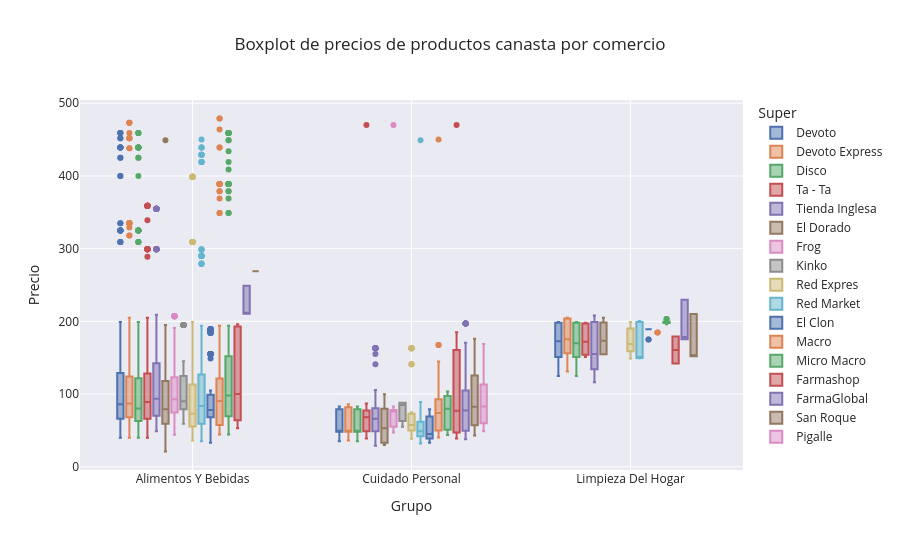

Notebook code for this chart:
### Code cell
fig = px.box(
    df[df['canasta_producto'] == 1].reset_index(),
    x="Grupo",
    y="Precio",
    color="Super",
    title="Boxplot de precios de productos canasta por comercio",
    template="seaborn",
    height=550
)
fig.show()

### Figure 1 — Plotly figure (JSON) as saved in the notebook; plotly's stock layout.template omitted (floating-point values rounded to 4 significant figures; data arrays with more than 128 entries replaced by an {"elided": "..."} marker saying what was removed)
{"data": [{"alignmentgroup": "True", "hovertemplate": "Super=Devoto<br>Grupo=%{x}<br>Precio=%{y}<extra></extra>", "legendgroup": "Devoto", "marker": {"color": "rgb(76,114,176)"}, "name": "Devoto", "notched": false, "offsetgroup": "Devoto", "orientation": "v", "showlegend": true, "x": {"elided": "439 str values"}, "x0": " ", "xaxis": "x", "y": {"elided": "439 float values"}, "y0": " ", "yaxis": "y", "type": "box"}, {"alignmentgroup": "True", "hovertemplate": "Super=Devoto Express<br>Grupo=%{x}<br>Precio=%{y}<extra></extra>", "legendgroup": "Devoto Express", "marker": {"color": "rgb(221,132,82)"}, "name": "Devoto Express", "notched": false, "offsetgroup": "Devoto Express", "orientation": "v", "showlegend": true, "x": {"elided": "363 str values"}, "x0": " ", "xaxis": "x", "y": {"elided": "363 float values"}, "y0": " ", "yaxis": "y", "type": "box"}, {"alignmentgroup": "True", "hovertemplate": "Super=Disco<br>Grupo=%{x}<br>Precio=%{y}<extra></extra>", "legendgroup": "Disco", "marker": {"color": "rgb(85,168,104)"}, "name": "Disco", "notched": false, "offsetgroup": "Disco", "orientation": "v", "showlegend": true, "x": {"elided": "462 str values"}, "x0": " ", "xaxis": "x", "y": {"elided": "462 float values"}, "y0": " ", "yaxis": "y", "type": "box"}, {"alignmentgroup": "True", "hovertemplate": "Super=Ta - Ta<br>Grupo=%{x}<br>Precio=%{y}<extra></extra>", "legendgroup": "Ta - Ta", "marker": {"color": "rgb(196,78,82)"}, "name": "Ta - Ta", "notched": false, "offsetgroup": "Ta - Ta", "orientation": "v", "showlegend": true, "x": {"elided": "462 str values"}, "x0": " ", "xaxis": "x", "y": {"elided": "462 float values"}, "y0": " ", "yaxis": "y", "type": "box"}, {"alignmentgroup": "True", "hovertemplate": "Super=Tienda Inglesa<br>Grupo=%{x}<br>Precio=%{y}<extra></extra>", "legendgroup": "Tienda Inglesa", "marker": {"color": "rgb(129,114,179)"}, "name": "Tienda Inglesa", "notched": false, "offsetgroup": "Tienda Inglesa", "orientation": "v", "showlegend": true, "x": {"elided": "496 str values"}, "x0": " ", "xaxis": "x", "y": {"elided": "496 float values"}, "y0": " ", "yaxis": "y", "type": "box"}, {"alignmentgroup": "True", "hovertemplate": "Super=El Dorado<br>Grupo=%{x}<br>Precio=%{y}<extra></extra>", "legendgroup": "El Dorado", "marker": {"color": "rgb(147,120,96)"}, "name": "El Dorado", "notched": false, "offsetgroup": "El Dorado", "orientation": "v", "showlegend": true, "x": {"elided": "447 str values"}, "x0": " ", "xaxis": "x", "y": {"elided": "447 float values"}, "y0": " ", "yaxis": "y", "type": "box"}, {"alignmentgroup": "True", "hovertemplate": "Super=Frog<br>Grupo=%{x}<br>Precio=%{y}<extra></extra>", "legendgroup": "Frog", "marker": {"color": "rgb(218,139,195)"}, "name": "Frog", "notched": false, "offsetgroup": "Frog", "orientation": "v", "showlegend": true, "x": {"elided": "222 str values"}, "x0": " ", "xaxis": "x", "y": {"elided": "222 float values"}, "y0": " ", "yaxis": "y", "type": "box"}, {"alignmentgroup": "True", "hovertemplate": "Super=Kinko<br>Grupo=%{x}<br>Precio=%{y}<extra></extra>", "legendgroup": "Kinko", "marker": {"color": "rgb(140,140,140)"}, "name": "Kinko", "notched": false, "offsetgroup": "Kinko", "orientation": "v", "showlegend": true, "x": {"elided": "156 str values"}, "x0": " ", "xaxis": "x", "y": {"elided": "156 float values"}, "y0": " ", "yaxis": "y", "type": "box"}, {"alignmentgroup": "True", "hovertemplate": "Super=Red Expres<br>Grupo=%{x}<br>Precio=%{y}<extra></extra>", "legendgroup": "Red Expres", "marker": {"color": "rgb(204,185,116)"}, "name": "Red Expres", "notched": false, "offsetgroup": "Red Expres", "orientation": "v", "showlegend": true, "x": {"elided": "516 str values"}, "x0": " ", "xaxis": "x", "y": {"elided": "516 float values"}, "y0": " ", "yaxis": "y", "type": "box"}, {"alignmentgroup": "True", "hovertemplate": "Super=Red Market<br>Grupo=%{x}<br>Precio=%{y}<extra></extra>", "legendgroup": "Red Market", "marker": {"color": "rgb(100,181,205)"}, "name": "Red Market", "notched": false, "offsetgroup": "Red Market", "orientation": "v", "showlegend": true, "x": {"elided": "467 str values"}, "x0": " ", "xaxis": "x", "y": {"elided": "467 float values"}, "y0": " ", "yaxis": "y", "type": "box"}, {"alignmentgroup": "True", "hovertemplate": "Super=El Clon<br>Grupo=%{x}<br>Precio=%{y}<extra></extra>", "legendgroup": "El Clon", "marker": {"color": "rgb(76,114,176)"}, "name": "El Clon", "notched": false, "offsetgroup": "El Clon", "orientation": "v", "showlegend": true, "x": {"elided": "233 str values"}, "x0": " ", "xaxis": "x", "y": {"elided": "233 float values"}, "y0": " ", "yaxis": "y", "type": "box"}, {"alignmentgroup": "True", "hovertemplate": "Super=Macro<br>Grupo=%{x}<br>Precio=%{y}<extra></extra>", "legendgroup": "Macro", "marker": {"color": "rgb(221,132,82)"}, "name": "Macro", "notched": false, "offsetgroup": "Macro", "orientation": "v", "showlegend": true, "x": {"elided": "352 str values"}, "x0": " ", "xaxis": "x", "y": {"elided": "352 float values"}, "y0": " ", "yaxis": "y", "type": "box"}, {"alignmentgroup": "True", "hovertemplate": "Super=Micro Macro<br>Grupo=%{x}<br>Precio=%{y}<extra></extra>", "legendgroup": "Micro Macro", "marker": {"color": "rgb(85,168,104)"}, "name": "Micro Macro", "notched": false, "offsetgroup": "Micro Macro", "orientation": "v", "showlegend": true, "x": {"elided": "330 str values"}, "x0": " ", "xaxis": "x", "y": {"elided": "330 float values"}, "y0": " ", "yaxis": "y", "type": "box"}, {"alignmentgroup": "True", "hovertemplate": "Super=Farmashop<br>Grupo=%{x}<br>Precio=%{y}<extra></extra>", "legendgroup": "Farmashop", "marker": {"color": "rgb(196,78,82)"}, "name": "Farmashop", "notched": false, "offsetgroup": "Farmashop", "orientation": "v", "showlegend": true, "x": {"elided": "139 str values"}, "x0": " ", "xaxis": "x", "y": {"elided": "139 float values"}, "y0": " ", "yaxis": "y", "type": "box"}, {"alignmentgroup": "True", "hovertemplate": "Super=FarmaGlobal<br>Grupo=%{x}<br>Precio=%{y}<extra></extra>", "legendgroup": "FarmaGlobal", "marker": {"color": "rgb(129,114,179)"}, "name": "FarmaGlobal", "notched": false, "offsetgroup": "FarmaGlobal", "orientation": "v", "showlegend": true, "x": ["Alimentos Y Bebidas", "Alimentos Y Bebidas", "Cuidado Personal", "Cuidado Personal", "Cuidado Personal", "Cuidado Personal", "Cuidado Personal", "Cuidado Personal", "Limpieza Del Hogar", "Limpieza Del Hogar", "Limpieza Del Hogar", "Alimentos Y Bebidas", "Alimentos Y Bebidas", "Cuidado Personal", "Cuidado Personal", "Cuidado Personal", "Cuidado Personal", "Cuidado Personal", "Cuidado Personal", "Limpieza Del Hogar", "Limpieza Del Hogar", "Limpieza Del Hogar", "Alimentos Y Bebidas", "Alimentos Y Bebidas", "Cuidado Personal", "Cuidado Personal", "Cuidado Personal", "Cuidado Personal", "Cuidado Personal", "Cuidado Personal", "Limpieza Del Hogar", "Limpieza Del Hogar", "Limpieza Del Hogar", "Alimentos Y Bebidas", "Alimentos Y Bebidas", "Cuidado Personal", "Cuidado Personal", "Cuidado Personal", "Cuidado Personal", "Cuidado Personal", "Cuidado Personal", "Limpieza Del Hogar", "Limpieza Del Hogar", "Limpieza Del Hogar", "Alimentos Y Bebidas", "Alimentos Y Bebidas", "Cuidado Personal", "Cuidado Personal", "Cuidado Personal", "Cuidado Personal", "Cuidado Personal", "Cuidado Personal", "Limpieza Del Hogar", "Limpieza Del Hogar", "Limpieza Del Hogar", "Alimentos Y Bebidas", "Cuidado Personal", "Cuidado Personal", "Cuidado Personal", "Cuidado Personal", "Limpieza Del Hogar", "Limpieza Del Hogar", "Limpieza Del Hogar", "Alimentos Y Bebidas", "Alimentos Y Bebidas", "Cuidado Personal", "Cuidado Personal", "Cuidado Personal", "Cuidado Personal", "Cuidado Personal", "Cuidado Personal", "Limpieza Del Hogar", "Limpieza Del Hogar", "Limpieza Del Hogar", "Alimentos Y Bebidas", "Alimentos Y Bebidas", "Cuidado Personal", "Cuidado Personal", "Cuidado Personal", "Cuidado Personal", "Cuidado Personal", "Cuidado Personal", "Limpieza Del Hogar", "Limpieza Del Hogar", "Limpieza Del Hogar", "Alimentos Y Bebidas", "Alimentos Y Bebidas", "Cuidado Personal", "Cuidado Personal", "Cuidado Personal", "Cuidado Personal", "Cuidado Personal", "Cuidado Personal", "Limpieza Del Hogar", "Limpieza Del Hogar", "Limpieza Del Hogar", "Alimentos Y Bebidas", "Alimentos Y Bebidas", "Cuidado Personal", "Cuidado Personal", "Cuidado Personal", "Cuidado Personal", "Cuidado Personal", "Cuidado Personal", "Limpieza Del Hogar", "Limpieza Del Hogar", "Limpieza Del Hogar", "Alimentos Y Bebidas", "Alimentos Y Bebidas", "Cuidado Personal", "Cuidado Personal", "Cuidado Personal", "Cuidado Personal", "Cuidado Personal", "Cuidado Personal", "Limpieza Del Hogar", "Limpieza Del Hogar", "Limpieza Del Hogar", "Alimentos Y Bebidas", "Alimentos Y Bebidas", "Cuidado Personal", "Cuidado Personal", "Cuidado Personal", "Cuidado Personal", "Cuidado Personal", "Cuidado Personal", "Limpieza Del Hogar", "Limpieza Del Hogar"], "x0": " ", "xaxis": "x", "y": [249.1, 210.4, 105.0, 77.19, 77.92, 170.5, 37.81, 68.0, 178.5, 229.6, 175.5, 249.1, 210.4, 105.0, 49.39, 78.8, 197.1, 37.81, 68.0, 178.5, 229.6, 175.5, 249.1, 210.4, 118.0, 49.39, 78.8, 197.1, 37.81, 68.0, 178.5, 229.6, 175.5, 249.1, 210.4, 99.0, 77.19, 77.92, 170.5, 37.81, 68.0, 178.5, 229.6, 175.5, 249.1, 210.4, 105.0, 77.19, 77.92, 170.5, 37.81, 68.0, 178.5, 229.6, 175.5, 210.4, 49.4, 77.9, 197.1, 37.8, 178.5, 229.6, 175.5, 249.1, 210.4, 105.0, 49.4, 77.9, 197.1, 37.8, 68.0, 178.5, 229.6, 175.5, 249.1, 210.4, 105.0, 77.19, 77.92, 170.5, 37.81, 68.0, 178.5, 229.6, 175.5, 249.1, 210.4, 105.0, 49.39, 77.92, 197.1, 37.81, 68.0, 178.5, 229.6, 175.5, 249.1, 210.4, 118.0, 49.39, 78.8, 197.1, 37.81, 68.0, 178.5, 229.6, 175.5, 249.1, 210.4, 118.0, 49.39, 78.8, 197.1, 37.81, 68.0, 178.5, 229.6, 175.5, 249.1, 210.4, 105.0, 49.39, 78.8, 197.1, 37.81, 68.0, 229.6, 175.5], "y0": " ", "yaxis": "y", "type": "box"}, {"alignmentgroup": "True", "hovertemplate": "Super=San Roque<br>Grupo=%{x}<br>Precio=%{y}<extra></extra>", "legendgroup": "San Roque", "marker": {"color": "rgb(147,120,96)"}, "name": "San Roque", "notched": false, "offsetgroup": "San Roque", "orientation": "v", "showlegend": true, "x": ["Alimentos Y Bebidas", "Cuidado Personal", "Cuidado Personal", "Cuidado Personal", "Cuidado Personal", "Limpieza Del Hogar", "Alimentos Y Bebidas", "Cuidado Personal", "Cuidado Personal", "Cuidado Personal", "Cuidado Personal", "Alimentos Y Bebidas", "Cuidado Personal", "Cuidado Personal", "Cuidado Personal", "Cuidado Personal", "Alimentos Y Bebidas", "Cuidado Personal", "Cuidado Personal", "Cuidado Personal", "Cuidado Personal", "Limpieza Del Hogar", "Limpieza Del Hogar", "Alimentos Y Bebidas", "Cuidado Personal", "Cuidado Personal", "Cuidado Personal", "Cuidado Personal", "Limpieza Del Hogar", "Limpieza Del Hogar", "Cuidado Personal", "Cuidado Personal", "Cuidado Personal", "Cuidado Personal", "Limpieza Del Hogar", "Alimentos Y Bebidas", "Cuidado Personal", "Cuidado Personal", "Cuidado Personal", "Cuidado Personal", "Limpieza Del Hogar", "Alimentos Y Bebidas", "Cuidado Personal", "Cuidado Personal", "Cuidado Personal", "Cuidado Personal", "Limpieza Del Hogar", "Limpieza Del Hogar", "Alimentos Y Bebidas", "Cuidado Personal", "Cuidado Personal", "Cuidado Personal", "Cuidado Personal", "Limpieza Del Hogar", "Alimentos Y Bebidas", "Cuidado Personal", "Cuidado Personal", "Cuidado Personal", "Cuidado Personal", "Alimentos Y Bebidas", "Cuidado Personal", "Cuidado Personal", "Cuidado Personal", "Cuidado Personal", "Alimentos Y Bebidas", "Cuidado Personal", "Cuidado Personal", "Cuidado Personal", "Cuidado Personal"], "x0": " ", "xaxis": "x", "y": [269.0, 90.0, 49.0, 80.0, 161.0, 152.0, 269.0, 90.0, 49.0, 82.0, 176.0, 269.0, 90.0, 49.0, 82.0, 176.0, 269.0, 83.0, 46.0, 80.0, 161.0, 210.0, 152.0, 269.0, 83.0, 46.0, 65.0, 161.0, 210.0, 152.0, 90.0, 49.0, 65.0, 176.0, 152.0, 269.0, 90.0, 49.0, 80.0, 176.0, 152.0, 269.0, 83.0, 43.0, 65.0, 161.0, 210.0, 152.0, 269.0, 90.0, 49.0, 80.0, 176.0, 152.0, 269.0, 90.0, 49.0, 82.0, 176.0, 269.0, 90.0, 49.0, 68.0, 176.0, 269.0, 90.0, 49.0, 82.0, 176.0], "y0": " ", "yaxis": "y", "type": "box"}, {"alignmentgroup": "True", "hovertemplate": "Super=Pigalle<br>Grupo=%{x}<br>Precio=%{y}<extra></extra>", "legendgroup": "Pigalle", "marker": {"color": "rgb(218,139,195)"}, "name": "Pigalle", "notched": false, "offsetgroup": "Pigalle", "orientation": "v", "showlegend": true, "x": ["Cuidado Personal", "Cuidado Personal", "Cuidado Personal", "Cuidado Personal", "Cuidado Personal", "Cuidado Personal", "Cuidado Personal", "Cuidado Personal", "Cuidado Personal", "Cuidado Personal", "Cuidado Personal", "Cuidado Personal", "Cuidado Personal", "Cuidado Personal", "Cuidado Personal", "Cuidado Personal", "Cuidado Personal", "Cuidado Personal", "Cuidado Personal", "Cuidado Personal", "Cuidado Personal", "Cuidado Personal", "Cuidado Personal", "Cuidado Personal", "Cuidado Personal", "Cuidado Personal", "Cuidado Personal", "Cuidado Personal", "Cuidado Personal", "Cuidado Personal", "Cuidado Personal", "Cuidado Personal", "Cuidado Personal", "Cuidado Personal", "Cuidado Personal", "Cuidado Personal", "Cuidado Personal", "Cuidado Personal", "Cuidado Personal", "Cuidado Personal", "Cuidado Personal", "Cuidado Personal", "Cuidado Personal", "Cuidado Personal", "Cuidado Personal", "Cuidado Personal", "Cuidado Personal", "Cuidado Personal"], "x0": " ", "xaxis": "x", "y": [89.0, 49.0, 65.0, 127.0, 89.0, 49.0, 77.0, 169.0, 99.0, 55.0, 77.0, 169.0, 89.0, 55.0, 75.0, 149.0, 89.0, 49.0, 65.0, 169.0, 89.0, 49.0, 75.0, 169.0, 89.0, 49.0, 75.0, 169.0, 89.0, 49.0, 65.0, 169.0, 89.0, 49.0, 75.0, 169.0, 99.0, 55.0, 77.0, 169.0, 99.0, 49.0, 77.0, 169.0, 89.0, 49.0, 77.0, 169.0], "y0": " ", "yaxis": "y", "type": "box"}], "layout": {"xaxis": {"anchor": "y", "domain": [0.0, 1.0], "title": {"text": "Grupo"}}, "yaxis": {"anchor": "x", "domain": [0.0, 1.0], "title": {"text": "Precio"}}, "legend": {"title": {"text": "Super"}, "tracegroupgap": 0}, "title": {"text": "Boxplot de precios de productos canasta por comercio"}, "boxmode": "group", "height": 550}}
